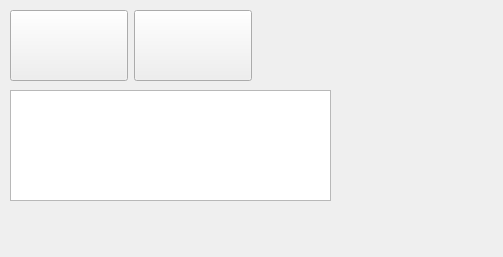
<?xml version="1.0" encoding="UTF-8"?>
<ui version="4.0">
 <class>Dialog</class>
 <widget class="QDialog" name="Dialog">
  <property name="windowModality">
   <enum>Qt::ApplicationModal</enum>
  </property>
  <property name="geometry">
   <rect>
    <x>0</x>
    <y>0</y>
    <width>503</width>
    <height>257</height>
   </rect>
  </property>
  <property name="windowTitle">
   <string>Dialog</string>
  </property>
  <widget class="QListWidget" name="listWidget">
   <property name="geometry">
    <rect>
     <x>10</x>
     <y>90</y>
     <width>321</width>
     <height>111</height>
    </rect>
   </property>
   <property name="sortingEnabled">
    <bool>true</bool>
   </property>
  </widget>
  <widget class="QWidget" name="layoutWidget">
   <property name="geometry">
    <rect>
     <x>10</x>
     <y>10</y>
     <width>242</width>
     <height>71</height>
    </rect>
   </property>
   <layout class="QHBoxLayout" name="horizontalLayout">
    <property name="sizeConstraint">
     <enum>QLayout::SetMinAndMaxSize</enum>
    </property>
    <item>
     <widget class="QPushButton" name="pushLeft">
      <property name="sizePolicy">
       <sizepolicy hsizetype="Expanding" vsizetype="Expanding">
        <horstretch>0</horstretch>
        <verstretch>0</verstretch>
       </sizepolicy>
      </property>
      <property name="focusPolicy">
       <enum>Qt::ClickFocus</enum>
      </property>
      <property name="toolTip">
       <string>exit dialog</string>
      </property>
      <property name="text">
       <string/>
      </property>
      <property name="iconSize">
       <size>
        <width>60</width>
        <height>60</height>
       </size>
      </property>
      <property name="autoDefault">
       <bool>false</bool>
      </property>
     </widget>
    </item>
    <item>
     <widget class="QPushButton" name="pushRight">
      <property name="sizePolicy">
       <sizepolicy hsizetype="Expanding" vsizetype="Expanding">
        <horstretch>0</horstretch>
        <verstretch>0</verstretch>
       </sizepolicy>
      </property>
      <property name="focusPolicy">
       <enum>Qt::ClickFocus</enum>
      </property>
      <property name="toolTip">
       <string>accept selection</string>
      </property>
      <property name="text">
       <string/>
      </property>
      <property name="iconSize">
       <size>
        <width>60</width>
        <height>60</height>
       </size>
      </property>
      <property name="autoDefault">
       <bool>false</bool>
      </property>
     </widget>
    </item>
   </layout>
  </widget>
 </widget>
 <resources/>
 <connections/>
</ui>
